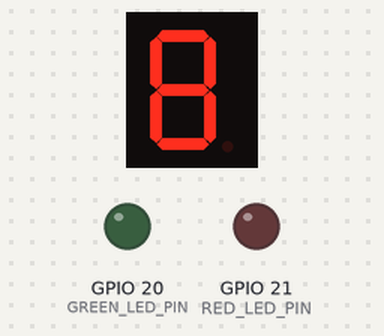
Recording of a program running on a simulated Raspberry Pi (BCM pin numbers). Shown: 1-digit seven-segment display, output pins drawn as LEDs (lit = HIGH). The segment pins are drawn as the display they are named for; pins used as bus, display or sensor lines are not drawn; what the program prints to the terminal is not drawn.

Above: at 0.1 s.
At 2.1 s:
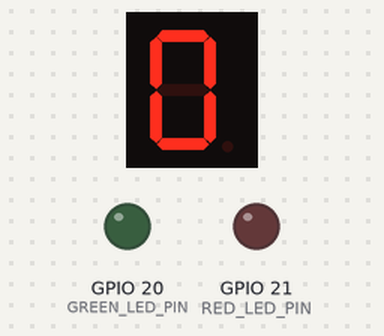
At 3.6 s:
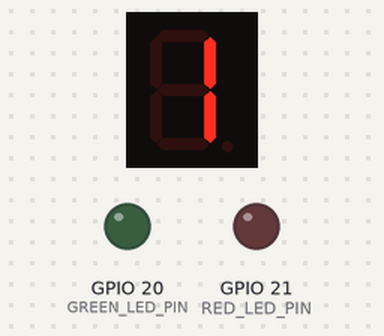
At 8.1 s:
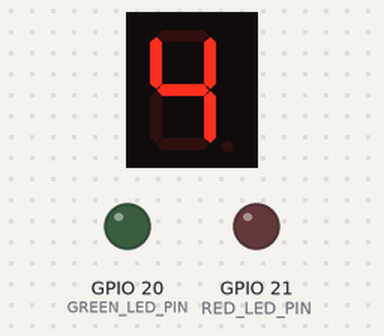
At 11.1 s:
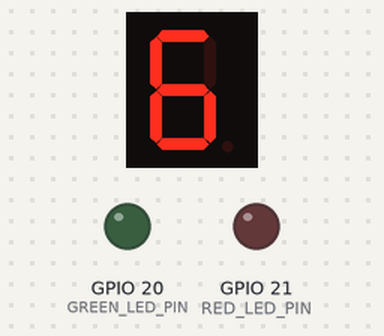
At 15.6 s:
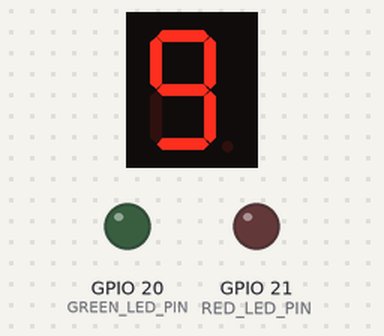

The program:

ssd_rpiogpio.py
```python
#!/usr/bin/env python3
# -*- coding: utf-8 -*-
"""
七段顯示器測試程式
顯示數字 0-9
加入雙色LED除錯功能
"""

import RPi.GPIO as GPIO
import time

# 設定 GPIO 模式
GPIO.setmode(GPIO.BCM)
GPIO.setwarnings(False)

# 定義七段顯示器的 GPIO 接腳
# 你可以根據實際接線修改這些接腳編號
SEGMENTS = {
    'a': 18,  # 上橫線
    'b': 23,  # 右上豎線
    'c': 24,  # 右下豎線
    'd': 25,  # 下橫線
    'e': 8,   # 左下豎線
    'f': 7,   # 左上豎線
    'g': 12   # 中間橫線
}

# LED 指示燈接腳
GREEN_LED_PIN = 20  # 綠色LED - 正常輸入
RED_LED_PIN = 21    # 紅色LED - 錯誤輸入

# 數字對照的段位配置（True = 點亮，False = 熄滅）
DIGIT_PATTERNS = {
    0: {'a': True,  'b': True,  'c': True,  'd': True,  'e': True,  'f': True,  'g': False},
    1: {'a': False, 'b': True,  'c': True,  'd': False, 'e': False, 'f': False, 'g': False},
    2: {'a': True,  'b': True,  'c': False, 'd': True,  'e': True,  'f': False, 'g': True},
    3: {'a': True,  'b': True,  'c': True,  'd': True,  'e': False, 'f': False, 'g': True},
    4: {'a': False, 'b': True,  'c': True,  'd': False, 'e': False, 'f': True,  'g': True},
    5: {'a': True,  'b': False, 'c': True,  'd': True,  'e': False, 'f': True,  'g': True},
    6: {'a': True,  'b': False, 'c': True,  'd': True,  'e': True,  'f': True,  'g': True},
    7: {'a': True,  'b': True,  'c': True,  'd': False, 'e': False, 'f': False, 'g': False},
    8: {'a': True,  'b': True,  'c': True,  'd': True,  'e': True,  'f': True,  'g': True},
    9: {'a': True,  'b': True,  'c': True,  'd': True,  'e': False, 'f': True,  'g': True}
}

def setup_gpio():
    """初始化 GPIO 設定"""
    # 設定七段顯示器接腳
    for segment, pin in SEGMENTS.items():
        GPIO.setup(pin, GPIO.OUT)
        GPIO.output(pin, GPIO.LOW)

    # 設定雙色LED接腳
    GPIO.setup(GREEN_LED_PIN, GPIO.OUT)
    GPIO.setup(RED_LED_PIN, GPIO.OUT)
    GPIO.output(GREEN_LED_PIN, GPIO.LOW)
    GPIO.output(RED_LED_PIN, GPIO.LOW)

    print("GPIO 初始化完成")
    print(f"綠色LED接腳：{GREEN_LED_PIN}")
    print(f"紅色LED接腳：{RED_LED_PIN}")

def green_led_on():
    """開啟綠色LED"""
    GPIO.output(GREEN_LED_PIN, GPIO.HIGH)
    GPIO.output(RED_LED_PIN, GPIO.LOW)

def red_led_on():
    """開啟紅色LED"""
    GPIO.output(RED_LED_PIN, GPIO.HIGH)
    GPIO.output(GREEN_LED_PIN, GPIO.LOW)

def all_leds_off():
    """關閉所有LED"""
    GPIO.output(GREEN_LED_PIN, GPIO.LOW)
    GPIO.output(RED_LED_PIN, GPIO.LOW)

def red_led_blink(times=3, duration=0.2):
    """紅色LED閃爍 - 表示錯誤"""
    print(f"錯誤指示：紅色LED閃爍 {times} 次")
    for i in range(times):
        red_led_on()
        time.sleep(duration)
        all_leds_off()
        time.sleep(duration)

def green_led_blink(times=1, duration=0.3):
    """綠色LED閃爍 - 表示正確"""
    for i in range(times):
        green_led_on()
        time.sleep(duration)
        all_leds_off()
        time.sleep(duration)

def display_digit(digit):
    """顯示指定數字"""
    if digit not in DIGIT_PATTERNS:
        print(f"錯誤：不支援的數字 {digit}")
        return

    pattern = DIGIT_PATTERNS[digit]

    # 設定各段的狀態
    for segment, pin in SEGMENTS.items():
        if pattern[segment]:
            GPIO.output(pin, GPIO.HIGH)  # 點亮
        else:
            GPIO.output(pin, GPIO.LOW)   # 熄滅

    print(f"顯示數字：{digit}")

def clear_display():
    """清空顯示器"""
    for pin in SEGMENTS.values():
        GPIO.output(pin, GPIO.LOW)

def test_all_segments():
    """測試所有段位（顯示數字8）"""
    print("測試所有段位...")
    for pin in SEGMENTS.values():
        GPIO.output(pin, GPIO.HIGH)
    time.sleep(2)
    clear_display()

def countdown_demo():
    """倒數計時示範 9 -> 0"""
    print("倒數計時示範：9 -> 0")
    for i in range(9, -1, -1):
        display_digit(i)
        time.sleep(1)
    clear_display()

def countup_demo():
    """正數計時示範 0 -> 9"""
    print("正數計時示範：0 -> 9")
    for i in range(10):
        display_digit(i)
        time.sleep(1)
    clear_display()

def main():
    """主程式"""
    try:
        print("七段顯示器測試程式啟動")
        print("GPIO 接腳配置：")
        for segment, pin in SEGMENTS.items():
            print(f"  段 {segment.upper()}: GPIO {pin}")

        setup_gpio()

        # 測試所有段位
        test_all_segments()

        # 顯示 0-9 每個數字
        print("\n顯示數字 0-9：")
        for digit in range(10):
            display_digit(digit)
            time.sleep(1.5)

        clear_display()
        time.sleep(0.5)

        # 倒數計時展示
        countdown_demo()

        # 互動模式
        print("\n互動模式")
        print("輸入數字 0-9 顯示（輸入 'q' 退出）：")
        while True:
            user_input = input("請輸入數字 0-9：").strip()

            if user_input.lower() == 'q':
                print("退出程式")
                green_led_blink(2, 0.3)
                break

            try:
                digit = int(user_input)
                if 0 <= digit <= 9:
                    # 正確輸入 - 綠色LED短暫亮起
                    green_led_on()
                    display_digit(digit)
                    time.sleep(0.3)
                    all_leds_off()
                else:
                    # 數字超出範圍 - 紅色LED閃爍
                    print(f"錯誤：請輸入 0-9 之間的數字")
                    red_led_blink(3, 0.2)
                    clear_display()
            except ValueError:
                # 非數字輸入 - 紅色LED閃爍
                print("錯誤：請輸入有效的數字")
                red_led_blink(3, 0.2)
                clear_display()

            except Exception as e:
                print(f"發生錯誤：{e}")
                red_led_blink(5, 0.1)

    except KeyboardInterrupt:
        print("\n程式被使用者中斷")

    except Exception as e:
        print(f"發生錯誤：{e}")
        red_led_blink(5, 0.1)

    finally:
        print("清理 GPIO 並退出...")
        clear_display()
        all_leds_off()
        GPIO.cleanup()
        print("清理完成")

if __name__ == "__main__":
    main()
```

Measured:
- what the display in image 0 shows lasts 1.9 s, from 0.1 s to 2.0 s
- what the display in image 1 shows lasts 1.5 s, from 2.0 s to 3.5 s
